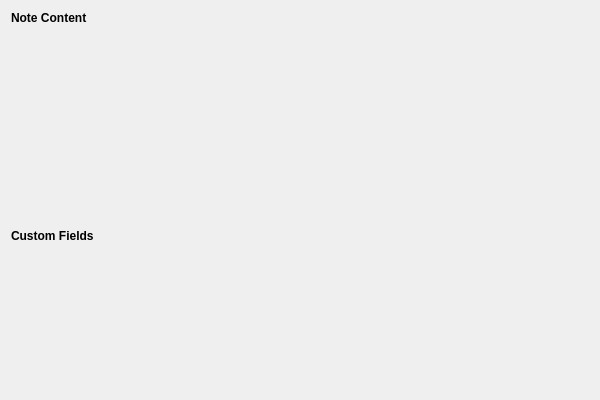
<?xml version="1.0" encoding="UTF-8"?>
<ui version="4.0">
 <class>ViewNoteItemClass</class>
 <widget class="QWidget" name="ViewNoteItemClass">
  <property name="geometry">
   <rect>
    <x>0</x>
    <y>0</y>
    <width>600</width>
    <height>400</height>
   </rect>
  </property>
  <property name="windowTitle">
   <string>ViewNoteItem</string>
  </property>
  <layout class="QVBoxLayout" name="verticalLayout">
   <item>
    <widget class="QLabel" name="noteLabel">
     <property name="text">
      <string>Note Content</string>
     </property>
     <property name="font">
      <font>
       <bold>true</bold>
      </font>
     </property>
    </widget>
   </item>
   <item>
    <widget class="QPlainTextEdit" name="noteContentEdit">
     <property name="readOnly">
      <bool>true</bool>
     </property>
     <property name="styleSheet">
      <string notr="true">background-color: #00000000;</string>
     </property>
    </widget>
   </item>
   <item>
    <widget class="QLabel" name="customFieldsLabel">
     <property name="text">
      <string>Custom Fields</string>
     </property>
     <property name="font">
      <font>
       <bold>true</bold>
      </font>
     </property>
    </widget>
   </item>
   <item>
    <layout class="QVBoxLayout" name="fieldsLayout">
     <property name="spacing">
      <number>6</number>
     </property>
    </layout>
   </item>
   <item>
    <spacer name="verticalSpacer">
     <property name="orientation">
      <enum>Qt::Orientation::Vertical</enum>
     </property>
     <property name="sizeHint" stdset="0">
      <size>
       <width>20</width>
       <height>40</height>
      </size>
     </property>
    </spacer>
   </item>
  </layout>
 </widget>
 <layoutdefault spacing="6" margin="11"/>
 <resources/>
 <connections/>
</ui>
